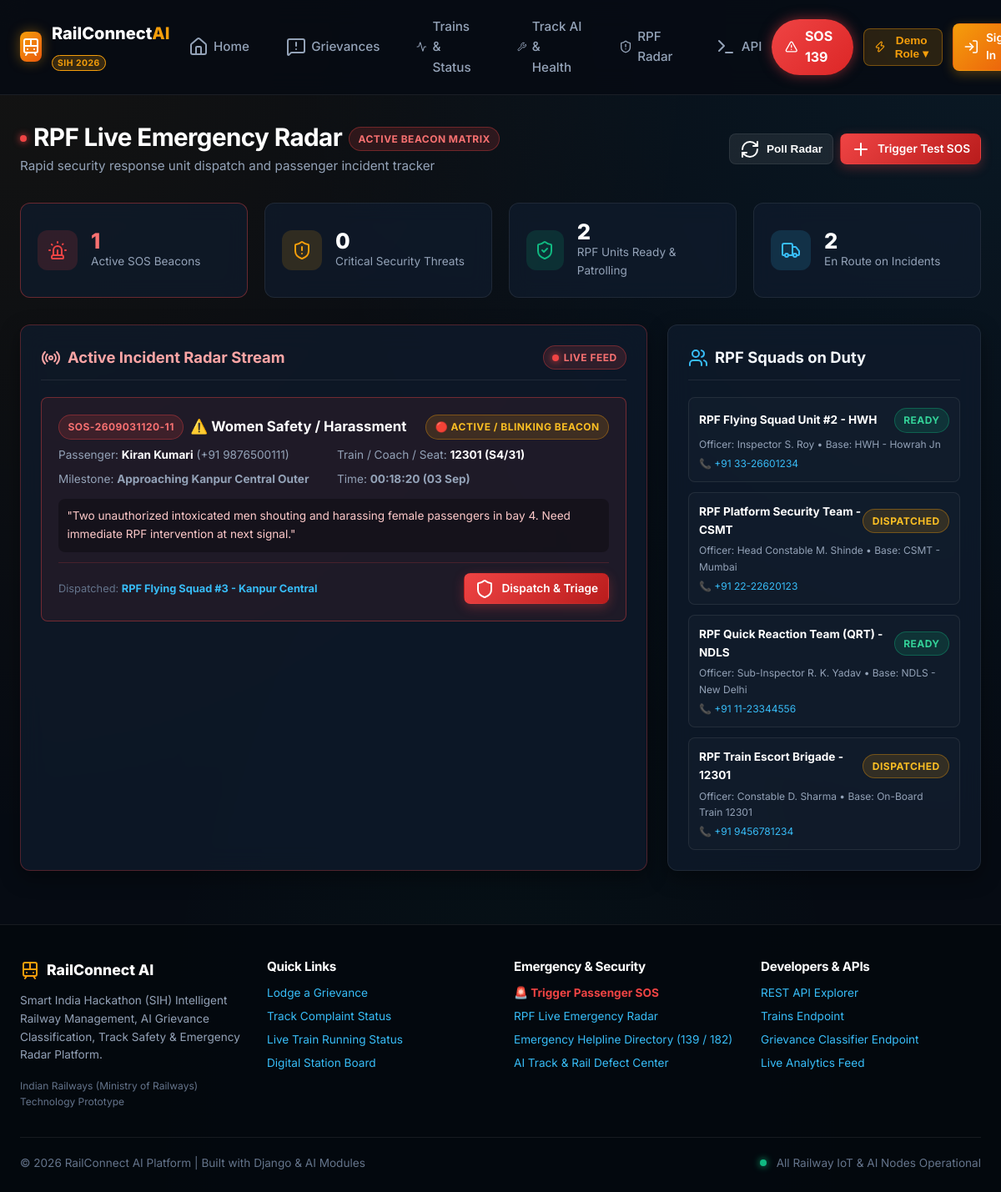
Screenshot of /emergency/radar/ with the database file from the repository.
### apps/emergency/models.py (models this page shows, shortened)
class SOSAlert(models.Model):
    alert_id = models.CharField(max_length=30, unique=True, default=generate_sos_id, editable=False)
    passenger = models.ForeignKey(User, on_delete=models.SET_NULL, null=True, blank=True, related_name='triggered_sos_alerts')
    passenger_name = models.CharField(max_length=120)
    passenger_phone = models.CharField(max_length=15)
    emergency_type = models.CharField(max_length=30, choices=EmergencyType.choices, default=EmergencyType.SECURITY)
    train_number = models.CharField(max_length=20, blank=True)
    coach_number = models.CharField(max_length=10, blank=True)
    seat_number = models.CharField(max_length=10, blank=True)
    current_location_desc = models.CharField(max_length=200, blank=True, help_text="e.g. Between Allahabad & Pt. Deen Dayal Upadhyaya Jn")
    latitude = models.FloatField(default=28.6139)
    longitude = models.FloatField(default=77.2090)
    details = models.TextField(blank=True)
    status = models.CharField(max_length=20, choices=SOSStatus.choices, default=SOSStatus.ACTIVE)
    acknowledged_by = models.ForeignKey(User, on_delete=models.SET_NULL, null=True, blank=True, related_name='acknowledged_sos_alerts')
    rpf_unit_dispatched = models.CharField(max_length=150, blank=True, default="RPF Quick Reaction Team (QRT)")
    response_notes = models.TextField(blank=True)
    triggered_at = models.DateTimeField(auto_now_add=True)
    acknowledged_at = models.DateTimeField(null=True, blank=True)
    resolved_at = models.DateTimeField(null=True, blank=True)
    class Meta:
        ordering = ['-triggered_at']

class RPFUnit(models.Model):
    unit_name = models.CharField(max_length=120)
    badge_officer = models.CharField(max_length=100)
    station_base = models.CharField(max_length=100)
    phone_number = models.CharField(max_length=20)
    status = models.CharField(max_length=20, default="Available", choices=[
        ('Available', 'Available / On Patrol'),
        ('Dispatched', 'Dispatched on Incident'),
        ('Off_Duty', 'Off Duty'),
    ])
    latitude = models.FloatField(default=28.6139)
    longitude = models.FloatField(default=77.2090)
    class Meta:
        ordering = ['unit_name']

### apps/emergency/views.py (the view)
# urls.py: path('radar/', views.rpf_radar_view, name='radar'),
def rpf_radar_view(request):
    active_alerts = SOSAlert.objects.filter(status__in=[SOSStatus.ACTIVE, SOSStatus.RESPONDING]).order_by('-triggered_at')
    resolved_alerts = SOSAlert.objects.filter(status__in=[SOSStatus.RESOLVED, SOSStatus.FALSE_ALARM]).order_by('-triggered_at')[:10]
    rpf_units = RPFUnit.objects.all()
    stats = {
        'active_count': active_alerts.count(),
        'critical_count': active_alerts.filter(emergency_type__in=[EmergencyType.SECURITY, EmergencyType.FIRE_SMOKE]).count(),
        'available_units': rpf_units.filter(status='Available').count(),
        'dispatched_units': rpf_units.filter(status='Dispatched').count(),
    }
    return render(request, 'emergency/radar.html', {
        'active_alerts': active_alerts,
        'resolved_alerts': resolved_alerts,
        'rpf_units': rpf_units,
        'stats': stats,
    })

### templates/emergency/radar.html (shortened to what this page needs)
{% extends 'base.html' %}
{% block content %}
<div class="container" style="padding-top: 2rem; padding-bottom: 4rem;">
    <div class="flex justify-between items-center" style="margin-bottom: 2rem; flex-wrap: wrap; gap: 1rem;">
        <div>
            <div class="flex items-center gap-2">
                <span class="pulse-dot red"></span>
                <h1 style="font-size: 1.85rem; color: #fff; margin-bottom: 0.25rem;">RPF Live Emergency Radar</h1>
                <span class="badge badge-critical">Active Beacon Matrix</span>
            </div>
            <p style="color: var(--text-muted); font-size: 0.95rem;">Rapid security response unit dispatch and passenger incident tracker</p>
        </div>
        <div class="flex gap-2">
            <button onclick="refreshRadar()" class="btn btn-secondary btn-sm">
                <i data-lucide="refresh-cw"></i> Poll Radar
            </button>
            <a href="{% url 'emergency:trigger' %}" class="btn btn-danger btn-sm">
                <i data-lucide="plus"></i> Trigger Test SOS
            </a>
        </div>
    </div>
    <div class="stats-grid" style="margin-top: 0; margin-bottom: 2rem;">
        <div class="stat-card" style="border-color: rgba(239, 68, 68, 0.4);">
            <div class="stat-icon" style="background: rgba(239, 68, 68, 0.15); color: var(--accent-ruby);">
                <i data-lucide="siren"></i>
            </div>
            <div>
                <div class="stat-val" style="color: #f87171;">{{ stats.active_count }}</div>
                <div class="stat-label">Active SOS Beacons</div>
            </div>
        </div>
        <div class="stat-card">
            <div class="stat-icon" style="background: rgba(245, 158, 11, 0.15); color: var(--primary);">
                <i data-lucide="shield-alert"></i>
            </div>
            <div>
                <div class="stat-val">{{ stats.critical_count }}</div>
                <div class="stat-label">Critical Security Threats</div>
            </div>
        </div>
        <div class="stat-card">
            <div class="stat-icon" style="background: rgba(16, 185, 129, 0.15); color: var(--accent-emerald);">
                <i data-lucide="shield-check"></i>
            </div>
            <div>
                <div class="stat-val">{{ stats.available_units }}</div>
                <div class="stat-label">RPF Units Ready & Patrolling</div>
            </div>
        </div>
        <div class="stat-card">
            <div class="stat-icon" style="background: rgba(56, 189, 248, 0.15); color: var(--secondary);">
                <i data-lucide="truck"></i>
            </div>
            <div>
                <div class="stat-val">{{ stats.dispatched_units }}</div>
                <div class="stat-label">En Route on Incidents</div>
            </div>
        </div>
    </div>
    <div class="grid gap-6" style="grid-template-columns: 2fr 1fr;">
        <div class="card" style="border-color: rgba(239,68,68,0.3);">
            <div class="card-header">
                <div class="card-title" style="color: #fca5a5;">
                    <i data-lucide="radio"></i> Active Incident Radar Stream
                </div>
                <span class="badge badge-critical"><span class="pulse-dot red"></span> LIVE FEED</span>
            </div>
            <div style="display: flex; flex-direction: column; gap: 1rem;">
                {% for alert in active_alerts %}
                    <div style="background: rgba(239, 68, 68, 0.08); border: 1px solid rgba(239, 68, 68, 0.4); border-radius: var(--radius-sm); padding: 1.25rem;">
                        <div class="flex justify-between items-center" style="margin-bottom: 0.5rem; flex-wrap: wrap; gap: 0.5rem;">
                            <div class="flex items-center gap-2">
                                <span class="badge badge-critical">{{ alert.alert_id }}</span>
                                <strong style="color: #fff; font-size: 1.05rem;">{{ alert.get_emergency_type_display }}</strong>
                            </div>
                            <span class="badge badge-warning">{{ alert.get_status_display }}</span>
                        </div>
                        <div class="grid gap-2" style="grid-template-columns: 1fr 1fr; font-size: 0.85rem; color: var(--text-muted); margin-bottom: 0.75rem;">
                            <div>Passenger: <strong style="color: #fff;">{{ alert.passenger_name }}</strong> ({{ alert.passenger_phone }})</div>
                            <div>Train / Coach / Seat: <strong style="color: #fff;">{{ alert.train_number }} ({{ alert.coach_number }}/{{ alert.seat_number }})</strong></div>
                            <div>Milestone: <strong>{{ alert.current_location_desc }}</strong></div>
                            <div>Time: <strong>{{ alert.triggered_at|date:"H:i:s (d M)" }}</strong></div>
                        </div>
                        {% if alert.details %}
                            <p style="background: rgba(0,0,0,0.3); padding: 0.65rem; border-radius: var(--radius-sm); font-size: 0.85rem; color: #fecaca; margin-bottom: 0.75rem;">
                                "{{ alert.details }}"
                            </p>
                        {% endif %}
                        <div class="flex justify-between items-center" style="border-top: 1px solid rgba(239, 68, 68, 0.2); padding-top: 0.75rem;">
                            <div style="font-size: 0.8rem; color: var(--text-subtle);">
                                Dispatched: <strong style="color: var(--secondary);">{{ alert.rpf_unit_dispatched }}</strong>
                            </div>
                            <a href="{% url 'emergency:detail' alert.alert_id %}" class="btn btn-danger btn-sm">
                                <i data-lucide="shield"></i> Dispatch & Triage
                            </a>
                        </div>
                    </div>
                {% endfor %}
            </div>
        </div>
        <div style="display: flex; flex-direction: column; gap: 1.5rem;">
            <div class="card">
                <div class="card-header">
                    <div class="card-title">
                        <i data-lucide="users" style="color: var(--secondary);"></i> RPF Squads on Duty
                    </div>
                </div>
                <div style="display: flex; flex-direction: column; gap: 0.75rem;">
                    {% for unit in rpf_units %}
                        <div style="background: rgba(255,255,255,0.02); border: 1px solid var(--border-subtle); border-radius: var(--radius-sm); padding: 0.75rem;">
                            <div class="flex justify-between items-center" style="margin-bottom: 0.25rem;">
                                <strong style="color: #fff; font-size: 0.85rem;">{{ unit.unit_name }}</strong>
                                {% if unit.status == 'Available' %}
                                    <span class="badge badge-success">Ready</span>
                                {% else %}
                                    <span class="badge badge-warning">Dispatched</span>
                                {% endif %}
                            </div>
                            <div style="font-size: 0.75rem; color: var(--text-muted);">
                                Officer: {{ unit.badge_officer }} • Base: {{ unit.station_base }}
                            </div>
                            <div style="font-size: 0.75rem; color: var(--secondary); margin-top: 0.25rem;">
                                📞 {{ unit.phone_number }}
                            </div>
                        </div>
                    {% endfor %}
                </div>
            </div>
        </div>
    </div>
</div>
{% endblock %}

### rows the page displays
SOSAlert: alert_id "SOS-2609031120-11", emergency_type "⚠️ Women Safety / Harassment", status "🔴 ACTIVE / BLINKING BEACON", passenger_name "Kiran Kumari", passenger_phone "+91 9876500111", train_number "12301", coach_number "S4", seat_number "31", current_location_desc "Approaching Kanpur Central Outer", triggered_at "00:18:20 (03 Sep)", details "Two unauthorized intoxicated men shouting and harassing female passengers in bay 4. Need immediate RPF intervention at next signal.", rpf_unit_dispatched "RPF Flying Squad #3 - Kanpur Central"
RPFUnit: unit_name "RPF Flying Squad Unit #2 - HWH", status "READY", badge_officer "Inspector S. Roy", station_base "HWH - Howrah Jn", phone_number "+91 33-26601234"
RPFUnit: unit_name "RPF Platform Security Team - CSMT", status "DISPATCHED", badge_officer "Head Constable M. Shinde", station_base "CSMT - Mumbai", phone_number "+91 22-22620123"
RPFUnit: unit_name "RPF Quick Reaction Team (QRT) - NDLS", status "READY", badge_officer "Sub-Inspector R. K. Yadav", station_base "NDLS - New Delhi", phone_number "+91 11-23344556"
RPFUnit: unit_name "RPF Train Escort Brigade - 12301", status "DISPATCHED", badge_officer "Constable D. Sharma", station_base "On-Board Train 12301", phone_number "+91 9456781234"

### other values shown
{{ stats.active_count }} "1"
{{ stats.critical_count }} "0"
{{ stats.available_units }} "2"
{{ stats.dispatched_units }} "2"
